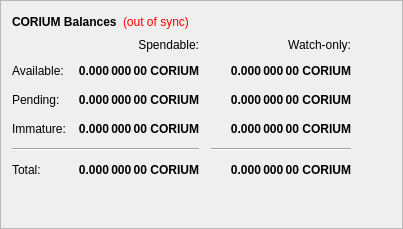
        <widget class="QFrame" name="frame">
         <property name="frameShape">
          <enum>QFrame::StyledPanel</enum>
         </property>
         <property name="frameShadow">
          <enum>QFrame::Raised</enum>
         </property>
         <layout class="QVBoxLayout" name="verticalLayout_4">
          <item>
           <layout class="QHBoxLayout" name="horizontalLayout_4">
            <item>
             <widget class="QLabel" name="label_5">
              <property name="font">
               <font>
                <weight>75</weight>
                <bold>true</bold>
               </font>
              </property>
              <property name="text">
               <string>CORIUM Balances</string>
              </property>
             </widget>
            </item>
            <item>
             <widget class="QLabel" name="labelWalletStatus">
              <property name="cursor">
               <cursorShape>WhatsThisCursor</cursorShape>
              </property>
              <property name="toolTip">
               <string>The displayed information may be out of date. Your wallet automatically synchronizes with the Corium network after a connection is established, but this process has not completed yet.</string>
              </property>
              <property name="styleSheet">
               <string notr="true">QLabel { color: red; }</string>
              </property>
              <property name="text">
               <string notr="true">(out of sync)</string>
              </property>
              <property name="alignment">
               <set>Qt::AlignLeading|Qt::AlignLeft|Qt::AlignVCenter</set>
              </property>
             </widget>
            </item>
            <item>
             <spacer name="horizontalSpacer_3">
              <property name="orientation">
               <enum>Qt::Horizontal</enum>
              </property>
              <property name="sizeHint" stdset="0">
               <size>
                <width>40</width>
                <height>20</height>
               </size>
              </property>
             </spacer>
            </item>
           </layout>
          </item>
          <item>
           <layout class="QGridLayout" name="gridLayout">
            <property name="spacing">
             <number>12</number>
            </property>
            <item row="2" column="2">
             <widget class="QLabel" name="labelWatchPending">
              <property name="font">
               <font>
                <weight>75</weight>
                <bold>true</bold>
               </font>
              </property>
              <property name="cursor">
               <cursorShape>IBeamCursor</cursorShape>
              </property>
              <property name="toolTip">
               <string>Unconfirmed transactions to watch-only addresses</string>
              </property>
              <property name="text">
               <string notr="true">0.000 000 00 CORIUM</string>
              </property>
              <property name="alignment">
               <set>Qt::AlignRight|Qt::AlignTrailing|Qt::AlignVCenter</set>
              </property>
              <property name="textInteractionFlags">
               <set>Qt::LinksAccessibleByMouse|Qt::TextSelectableByKeyboard|Qt::TextSelectableByMouse</set>
              </property>
             </widget>
            </item>
            <item row="2" column="1">
             <widget class="QLabel" name="labelUnconfirmed">
              <property name="font">
               <font>
                <weight>75</weight>
                <bold>true</bold>
               </font>
              </property>
              <property name="cursor">
               <cursorShape>IBeamCursor</cursorShape>
              </property>
              <property name="toolTip">
               <string>Total of transactions that have yet to be confirmed, and do not yet count toward the spendable balance</string>
              </property>
              <property name="text">
               <string notr="true">0.000 000 00 CORIUM</string>
              </property>
              <property name="alignment">
               <set>Qt::AlignRight|Qt::AlignTrailing|Qt::AlignVCenter</set>
              </property>
              <property name="textInteractionFlags">
               <set>Qt::LinksAccessibleByMouse|Qt::TextSelectableByKeyboard|Qt::TextSelectableByMouse</set>
              </property>
             </widget>
            </item>
            <item row="3" column="2">
             <widget class="QLabel" name="labelWatchImmature">
              <property name="font">
               <font>
                <weight>75</weight>
                <bold>true</bold>
               </font>
              </property>
              <property name="cursor">
               <cursorShape>IBeamCursor</cursorShape>
              </property>
              <property name="toolTip">
               <string>Staked or masternode rewards in watch-only addresses that has not yet matured</string>
              </property>
              <property name="text">
               <string notr="true">0.000 000 00 CORIUM</string>
              </property>
              <property name="alignment">
               <set>Qt::AlignRight|Qt::AlignTrailing|Qt::AlignVCenter</set>
              </property>
              <property name="textInteractionFlags">
               <set>Qt::LinksAccessibleByMouse|Qt::TextSelectableByKeyboard|Qt::TextSelectableByMouse</set>
              </property>
             </widget>
            </item>
            <item row="4" column="0" colspan="2">
             <widget class="Line" name="lineSpendableBalance">
              <property name="orientation">
               <enum>Qt::Horizontal</enum>
              </property>
             </widget>
            </item>
            <item row="4" column="2">
             <widget class="Line" name="lineWatchBalance">
              <property name="sizePolicy">
               <sizepolicy hsizetype="Preferred" vsizetype="Fixed">
                <horstretch>0</horstretch>
                <verstretch>0</verstretch>
               </sizepolicy>
              </property>
              <property name="minimumSize">
               <size>
                <width>140</width>
                <height>0</height>
               </size>
              </property>
              <property name="orientation">
               <enum>Qt::Horizontal</enum>
              </property>
             </widget>
            </item>
            <item row="5" column="0">
             <widget class="QLabel" name="labelTotalText">
              <property name="text">
               <string>Total:</string>
              </property>
             </widget>
            </item>
            <item row="3" column="1">
             <widget class="QLabel" name="labelImmature">
              <property name="font">
               <font>
                <weight>75</weight>
                <bold>true</bold>
               </font>
              </property>
              <property name="cursor">
               <cursorShape>IBeamCursor</cursorShape>
              </property>
              <property name="toolTip">
               <string>Staked or masternode rewards that has not yet matured</string>
              </property>
              <property name="text">
               <string notr="true">0.000 000 00 CORIUM</string>
              </property>
              <property name="alignment">
               <set>Qt::AlignRight|Qt::AlignTrailing|Qt::AlignVCenter</set>
              </property>
              <property name="textInteractionFlags">
               <set>Qt::LinksAccessibleByMouse|Qt::TextSelectableByKeyboard|Qt::TextSelectableByMouse</set>
              </property>
             </widget>
            </item>
            <item row="2" column="3">
             <spacer name="horizontalSpacer_2">
              <property name="orientation">
               <enum>Qt::Horizontal</enum>
              </property>
              <property name="sizeHint" stdset="0">
               <size>
                <width>40</width>
                <height>20</height>
               </size>
              </property>
             </spacer>
            </item>
            <item row="3" column="0">
             <widget class="QLabel" name="labelImmatureText">
              <property name="text">
               <string>Immature:</string>
              </property>
             </widget>
            </item>
            <item row="5" column="1">
             <widget class="QLabel" name="labelTotal">
              <property name="font">
               <font>
                <weight>75</weight>
                <bold>true</bold>
               </font>
              </property>
              <property name="cursor">
               <cursorShape>IBeamCursor</cursorShape>
              </property>
              <property name="toolTip">
               <string>Your current total balance</string>
              </property>
              <property name="text">
               <string notr="true">0.000 000 00 CORIUM</string>
              </property>
              <property name="alignment">
               <set>Qt::AlignRight|Qt::AlignTrailing|Qt::AlignVCenter</set>
              </property>
              <property name="textInteractionFlags">
               <set>Qt::LinksAccessibleByMouse|Qt::TextSelectableByKeyboard|Qt::TextSelectableByMouse</set>
              </property>
             </widget>
            </item>
            <item row="5" column="2">
             <widget class="QLabel" name="labelWatchTotal">
              <property name="font">
               <font>
                <weight>75</weight>
                <bold>true</bold>
               </font>
              </property>
              <property name="cursor">
               <cursorShape>IBeamCursor</cursorShape>
              </property>
              <property name="toolTip">
               <string>Current total balance in watch-only addresses</string>
              </property>
              <property name="text">
               <string notr="true">0.000 000 00 CORIUM</string>
              </property>
              <property name="alignment">
               <set>Qt::AlignRight|Qt::AlignTrailing|Qt::AlignVCenter</set>
              </property>
              <property name="textInteractionFlags">
               <set>Qt::LinksAccessibleByMouse|Qt::TextSelectableByKeyboard|Qt::TextSelectableByMouse</set>
              </property>
             </widget>
            </item>
            <item row="0" column="2">
             <widget class="QLabel" name="labelWatchonly">
              <property name="text">
               <string>Watch-only:</string>
              </property>
              <property name="alignment">
               <set>Qt::AlignRight|Qt::AlignTrailing|Qt::AlignVCenter</set>
              </property>
             </widget>
            </item>
            <item row="1" column="0">
             <widget class="QLabel" name="labelBalanceText">
              <property name="text">
               <string>Available:</string>
              </property>
             </widget>
            </item>
            <item row="1" column="1">
             <widget class="QLabel" name="labelBalance">
              <property name="font">
               <font>
                <weight>75</weight>
                <bold>true</bold>
               </font>
              </property>
              <property name="cursor">
               <cursorShape>IBeamCursor</cursorShape>
              </property>
              <property name="toolTip">
               <string>Your current spendable balance</string>
              </property>
              <property name="text">
               <string notr="true">0.000 000 00 CORIUM</string>
              </property>
              <property name="alignment">
               <set>Qt::AlignRight|Qt::AlignTrailing|Qt::AlignVCenter</set>
              </property>
              <property name="textInteractionFlags">
               <set>Qt::LinksAccessibleByMouse|Qt::TextSelectableByKeyboard|Qt::TextSelectableByMouse</set>
              </property>
             </widget>
            </item>
            <item row="1" column="2">
             <widget class="QLabel" name="labelWatchAvailable">
              <property name="font">
               <font>
                <weight>75</weight>
                <bold>true</bold>
               </font>
              </property>
              <property name="cursor">
               <cursorShape>IBeamCursor</cursorShape>
              </property>
              <property name="toolTip">
               <string>Your current balance in watch-only addresses</string>
              </property>
              <property name="text">
               <string notr="true">0.000 000 00 CORIUM</string>
              </property>
              <property name="alignment">
               <set>Qt::AlignRight|Qt::AlignTrailing|Qt::AlignVCenter</set>
              </property>
              <property name="textInteractionFlags">
               <set>Qt::LinksAccessibleByMouse|Qt::TextSelectableByKeyboard|Qt::TextSelectableByMouse</set>
              </property>
             </widget>
            </item>
            <item row="2" column="0">
             <widget class="QLabel" name="labelPendingText">
              <property name="text">
               <string>Pending:</string>
              </property>
             </widget>
            </item>
            <item row="0" column="1">
             <widget class="QLabel" name="labelSpendable">
              <property name="text">
               <string>Spendable:</string>
              </property>
              <property name="alignment">
               <set>Qt::AlignRight|Qt::AlignTrailing|Qt::AlignVCenter</set>
              </property>
             </widget>
            </item>
           </layout>
          </item>
          <item>
           <spacer name="verticalSpacer_4">
            <property name="orientation">
             <enum>Qt::Vertical</enum>
            </property>
            <property name="sizeHint" stdset="0">
             <size>
              <width>20</width>
              <height>40</height>
             </size>
            </property>
           </spacer>
          </item>
         </layout>
        </widget>
